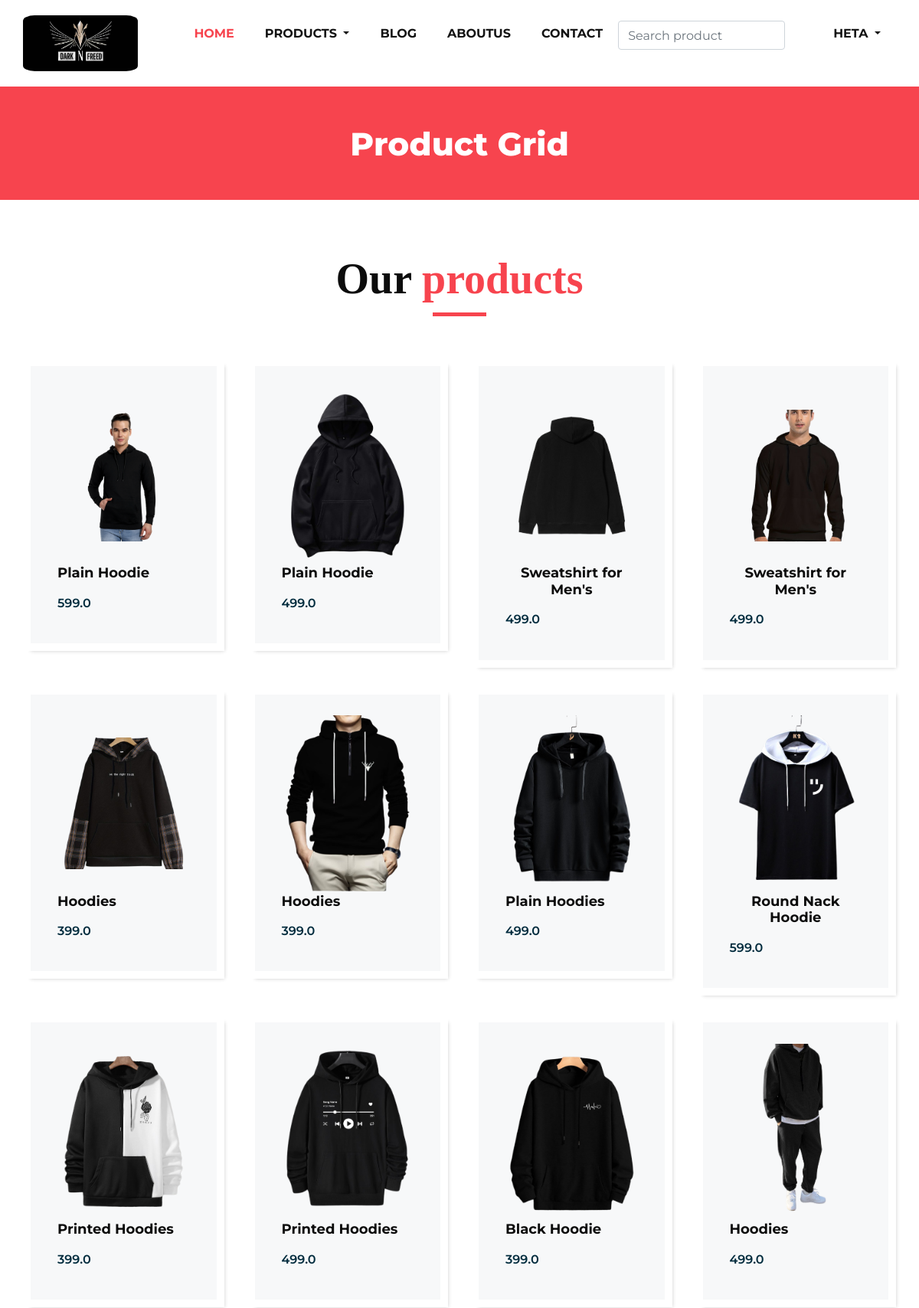
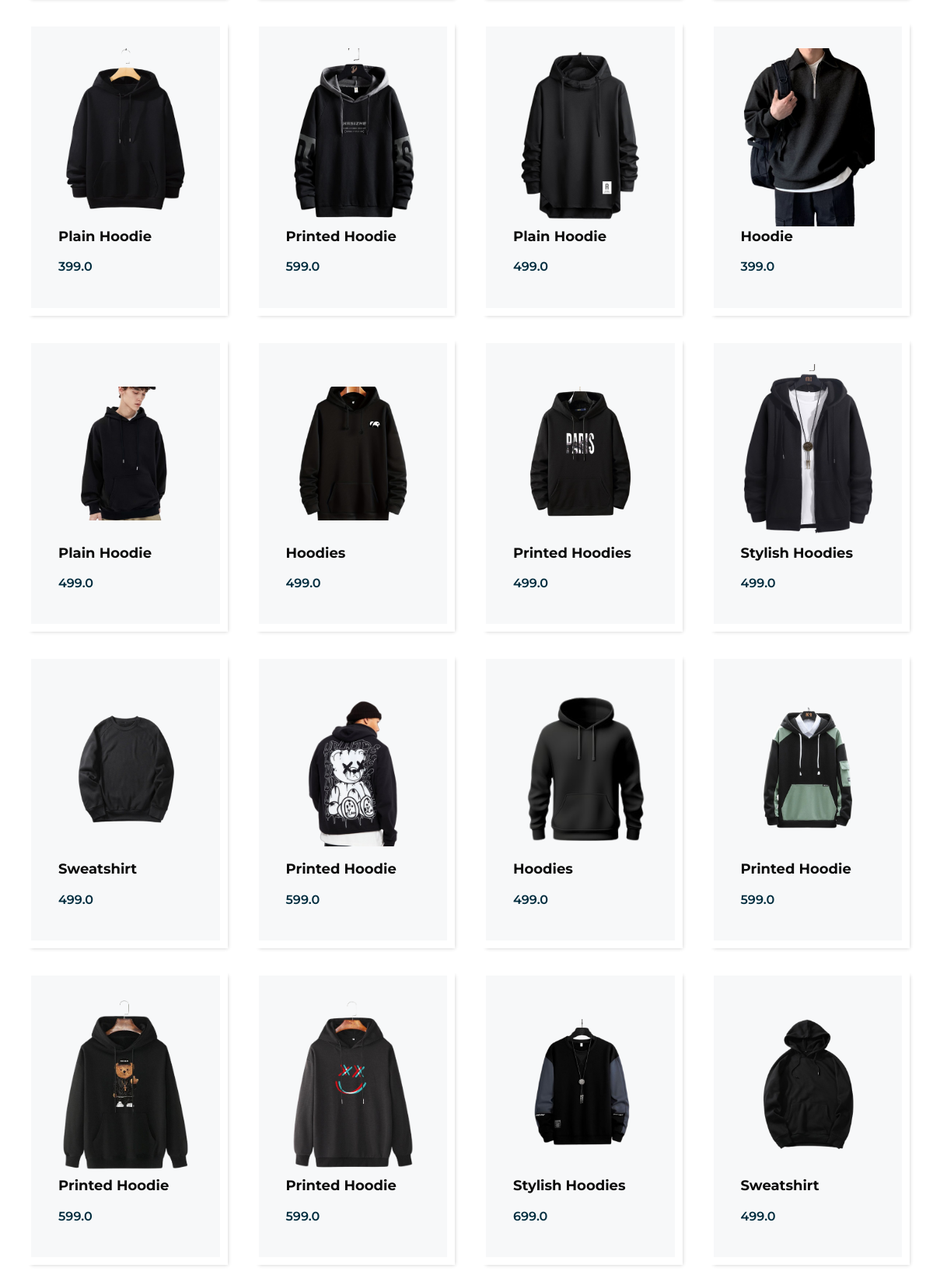
The page /product/category/M (signed in, upper part) on the database its author committed (2 pictures, top to bottom).
### authsystem/models.py (models this page shows)
class CustomUser(AbstractUser):
    gender_choice = models.CharField(max_length=20, choices=gender_choice,default='male')
    contact = models.CharField(max_length=10, default='')
    area_name = models.CharField(max_length=200,blank=True,null=True)
    pin_code = models.IntegerField(blank=True,null=True)
    address = models.CharField(max_length=100,blank=True,null=True)
    email = models.EmailField(default='name@email.com', blank=True, null=True)
    groups = models.ManyToManyField(Group, related_name='customuser_groups')
    user_permissions = models.ManyToManyField(Permission, related_name='customuser_permissions')

### product/models.py (models this page shows, shortened)
class ProductItem(models.Model):
    P_name = models.CharField(max_length=100)
    P_Qty = models.IntegerField()
    P_Price = models.FloatField(max_length=15)
    CATAGORY_CHOICES = models.CharField(max_length=1, choices=CATAGORY_CHOICES, default='A')
    P_Image = models.ImageField(upload_to='image', blank=True, null=True)
    P_Desc = models.CharField(max_length=1000)
    def __str__(self):
        return f"{self.P_name}"

### product/views.py (the view)
# urls.py: path("category/<slug:val>", views.category,name='category'),
def category(request, val):
    log_user = CustomUser.objects.get(pk = request.user.id)
    product = ProductItem.objects.filter(CATAGORY_CHOICES=val)
    title = ProductItem.objects.filter(CATAGORY_CHOICES=val).values('P_name')
    context = {
        'val': val,
        'product': product,
        'title': title,
        'detail': log_user,
    }
    return render(request, 'product/category.html', context)

### templates/product/category.html (shortened to what this page needs)
{% extends 'core/hf.html' %}
{% load static %}
{% block body %}
    <section class="inner_page_head">
        <div class="container_fuild">
           <div class="row">
              <div class="col-md-12">
                 <div class="full">
                    <h3>Product Grid</h3>
                 </div>
              </div>
           </div>
        </div>
     </section>
     <section class="product_section layout_padding">
        <div class="container">
           <div class="heading_container heading_center">
              <h2>
                 Our <span>products</span>
              </h2>
           </div>
           <div class="row">
                {% for p in product %}
              <div class="col-sm-6 col-md-4 col-lg-3">
                 <div class="box">
                    <div class="img-box">
                       <img src="{{p.P_Image.url}}" alt="">
                    </div>
                     <div class="detail-box">
                        <h5>
                         {{p.P_name}}
                        </h5>
                     </div>
                     <div class="detail-box">
                         <h6>
                            {{p.P_Price}}
                         </h6>
                      </div>
                 </div>
              </div>
              {% endfor %}
           </div>
        </div>
     </section>
{% endblock %}

### templates/core/hf.html (shortened to what this page needs)
<!DOCTYPE html>
{% load static %}
<html>
<head>
   <link rel="stylesheet" type="text/css" href="{% static '/css/bootstrap.css' %}" />
   <link href="{% static '/css/font-awesome.min.css' %}" rel="stylesheet" />
   <link href="{% static '/css/style.css' %}" rel="stylesheet" />
   <link href="{% static '/css/responsive.css' %}" rel="stylesheet" />
</head>
<body>
   <div class="">
      <header class="header_section">
         <div class="container">
            <nav class="navbar navbar-expand-lg custom_nav-container ">
               <a class="navbar-brand" href="index.html">
                  <img width="150" style="border-radius:10%;" src="{% static '/images/l2.png' %}" alt="#" />
               </a>
               <div class="collapse navbar-collapse" id="navbarSupportedContent">
                  <ul class="navbar-nav">
                     {% if user.is_authenticated %}
                        <li class="nav-item active">
                           <a class="nav-link" href="{% url 'core:home' %}">Home <span class="sr-only">(current)</span></a>
                        </li>
                        <li class="nav-item dropdown">
                           <a class="nav-link dropdown-toggle" href="#" data-toggle="dropdown" role="button"
                              aria-haspopup="true" aria-expanded="true"> <span class="nav-label">Products </a>
                        </li>
                        <li class="nav-item">
                           <a class="nav-link" href="{% url 'core:blog' %}">Blog</a>
                        </li>
                        <li class="nav-item">
                           <a class="nav-link" href="{% url 'core:aboutus' %}">AboutUs</a>
                        </li>
                        <li class="nav-item">
                           <a class="nav-link" href="{% url 'product:contactus' %}">Contact</a>
                        </li>
                        <form method="GET" action="{% url 'core:search' %}" class="form-inline">
                           <input class="form-control mr-sm-2" type="text" name="query" placeholder="Search product"
                              aria-label="Search">
                           <button class="btn  my-2 my-sm-0 nav_search-btn" type="submit">
                           </button>
                        </form>
                        <li class="nav-item dropdown">
                           <a class="nav-link dropdown-toggle" href="#" data-toggle="dropdown" role="button"
                              aria-haspopup="true" aria-expanded="true"> <span class="nav-label"> {{ detail.first_name }}
                                 </a>
                        </li>
                     {% endif %}
                  </ul>
               </div>
            </nav>
         </div>
      </header>
   </div>
   {% block body %}
   {% endblock %}
</body>
</html>

### static/css/style.css (style rules this page uses)
* { box-sizing: border-box; }
body { font-family: 'Montserrat', sans-serif; color: #0c0c0c; background-color: #ffffff; overflow-x: hidden; }
.layout_padding { padding: 70px 0; }
h1, h2 { font-family: 'Playfair Display', serif; }
.heading_container { display: -webkit-box; display: -ms-flexbox; display: flex; -webkit-box-orient: vertical; -webkit-box-direction: normal; -ms-flex-direction: column; flex-direction: column; -webkit-box-align: start; -ms-flex-align: start; align-items: flex-start; }
.heading_container h2 { position: relative; margin-bottom: 0; font-size: 3.5rem; font-weight: bold; }
.heading_container h2::after { content: ""; display: block; width: 70px; height: 5px; background: #f7444e; margin: 10px auto 10px; }
.heading_container h2 span { color: #f7444e; }
.heading_container.heading_center { -webkit-box-align: center; -ms-flex-align: center; align-items: center; text-align: center; }
a, a:hover, a:focus { text-decoration: none; }
.btn, .btn:focus { outline: none !important; -webkit-box-shadow: none; box-shadow: none; }
.header_section { padding: 15px 0; }
.navbar-brand { font-family: 'Playfair Display', serif; }
.custom_nav-container { padding: 0; }
.custom_nav-container .navbar-nav { margin-left: auto; }
.custom_nav-container .navbar-nav .nav-item .nav-link { padding: 5px 20px; color: #131313; text-align: center; text-transform: uppercase; border-radius: 5px; -webkit-transition: all 0.3s; transition: all 0.3s; font-weight: 700; }
.custom_nav-container .navbar-nav .nav-item:hover .nav-link, .custom_nav-container .navbar-nav .nav-item.active .nav-link { color: #f7444e; }
.custom_nav-container .nav_search-btn { width: 35px; height: 35px; padding: 0; border: none; color: #000000; }
.product_section .heading_container { margin-bottom: 20px; }
.product_section .box { position: relative; margin-top: 25px; padding: 35px 35px; background-color: #f7f8f9; -webkit-transition: all .3s; transition: all .3s; overflow: hidden; box-shadow: 5px 5px 5px -5px rgba(0,0,0,.2); border: solid #fff 10px; }
.product_section .box .img-box { display: -webkit-box; display: -ms-flexbox; display: flex; -webkit-box-pack: center; -ms-flex-pack: center; justify-content: center; -webkit-box-align: center; -ms-flex-align: center; align-items: center; height: 215px; }
.product_section .box .img-box img { max-width: 100%; max-height: 300px; -webkit-transition: all .3s; transition: all .3s; }
.product_section .box .detail-box { text-align: center; display: -webkit-box; display: -ms-flexbox; display: flex; -webkit-box-pack: justify; -ms-flex-pack: justify; justify-content: space-between; }
.product_section .box .detail-box h5 { font-size: 18px; margin-top: 10px; }
.product_section .box .detail-box h6 { margin-top: 10px; color: #002c3e; font-weight: 600; }
.detail-box h5 { font-size: 21px; font-weight: 700; }
.inner_page_head { background: #f7444e; text-align: center; color: #fff; padding-top: 50px; padding-bottom: 40px; }
.inner_page_head h3 { font-size: 42px; font-weight: 800; }
form input { background: #fff; border: solid #ccc 1px; padding: 15px 15px; width: 100%; font-size: 14px; margin-bottom: 20px; text-transform: none; line-height: normal; }

### static/css/responsive.css (style rules this page uses)
@media (min-width: 1200px) { .container { max-width: 1170px; } }

### rows shown on the page
CustomUser: first_name "HETA"
ProductItem: P_Image (picture), P_name "Plain Hoodie", P_Price "599.0"
ProductItem: P_Image (picture), P_name "Plain Hoodie", P_Price "499.0"
ProductItem: P_Image (picture), P_name "Sweatshirt for Men's", P_Price "499.0"
ProductItem: P_Image (picture), P_name "Sweatshirt for Men's", P_Price "499.0"
ProductItem: P_Image (picture), P_name "Hoodies", P_Price "399.0"
ProductItem: P_Image (picture), P_name "Hoodies", P_Price "399.0"
ProductItem: P_Image (picture), P_name "Plain Hoodies", P_Price "499.0"
ProductItem: P_Image (picture), P_name "Round Nack Hoodie", P_Price "599.0"
ProductItem: P_Image (picture), P_name "Printed Hoodies", P_Price "399.0"
ProductItem: P_Image (picture), P_name "Printed Hoodies", P_Price "499.0"
ProductItem: P_Image (picture), P_name "Black Hoodie", P_Price "399.0"
ProductItem: P_Image (picture), P_name "Hoodies", P_Price "499.0"
ProductItem: P_Image (picture), P_name "Plain Hoodie", P_Price "399.0"
ProductItem: P_Image (picture), P_name "Printed Hoodie", P_Price "599.0"
ProductItem: P_Image (picture), P_name "Plain Hoodie", P_Price "499.0"
ProductItem: P_Image (picture), P_name "Hoodie", P_Price "399.0"
ProductItem: P_Image (picture), P_name "Plain Hoodie", P_Price "499.0"
ProductItem: P_Image (picture), P_name "Hoodies", P_Price "499.0"
ProductItem: P_Image (picture), P_name "Printed Hoodies", P_Price "499.0"
ProductItem: P_Image (picture), P_name "Stylish Hoodies", P_Price "499.0"
ProductItem: P_Image (picture), P_name "Sweatshirt", P_Price "499.0"
ProductItem: P_Image (picture), P_name "Printed Hoodie", P_Price "599.0"
ProductItem: P_Image (picture), P_name "Hoodies", P_Price "499.0"
ProductItem: P_Image (picture), P_name "Printed Hoodie", P_Price "599.0"
ProductItem: P_Image (picture), P_name "Printed Hoodie", P_Price "599.0"
ProductItem: P_Image (picture), P_name "Printed Hoodie", P_Price "599.0"
ProductItem: P_Image (picture), P_name "Stylish Hoodies", P_Price "699.0"
ProductItem: P_Image (picture), P_name "Sweatshirt", P_Price "499.0"
